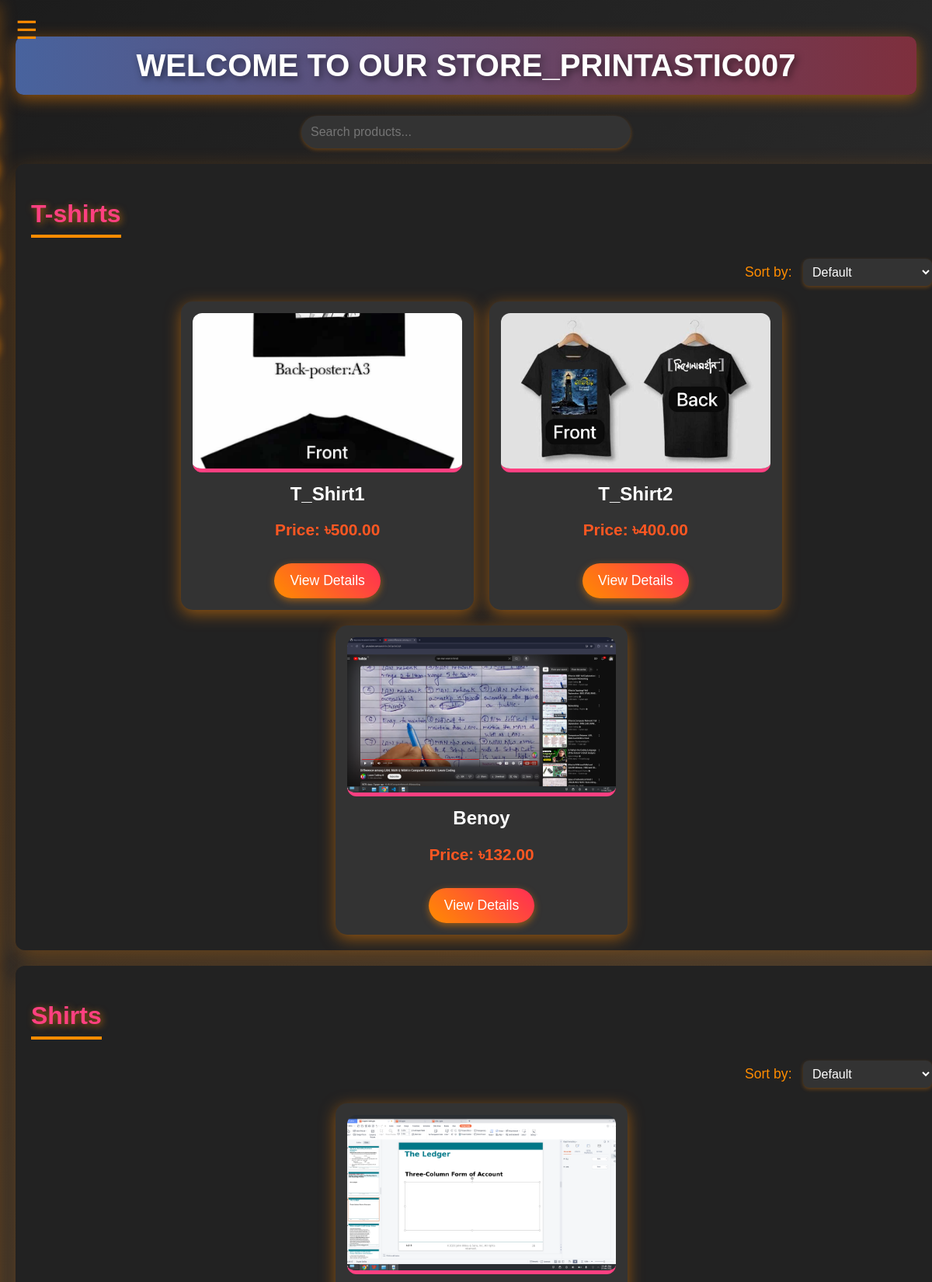
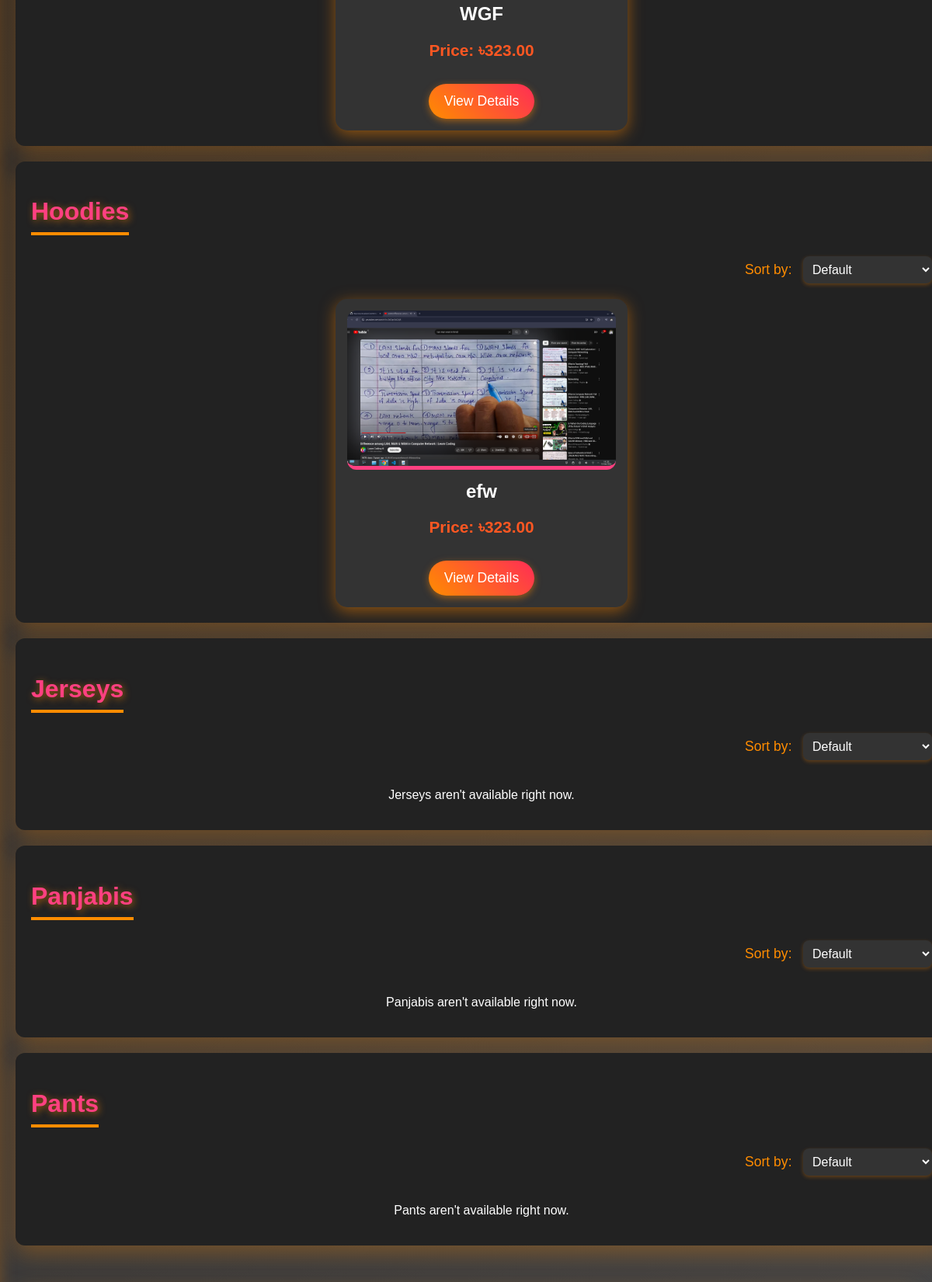
The page / (upper part) on the database its author committed (2 pictures, top to bottom).
### store/models.py (models this page shows, shortened)
class Product(models.Model):
    CATEGORY_CHOICES = [
        ('T-Shirts', 'T-Shirts'),
        ('Shirt', 'Shirt'),
        ('Hoodie', 'Hoodie'),
        ('Jersey', 'Jersey'),
        ('Panjabi', 'Panjabi'),
        ('Pant', 'Pant'),
    ]
    name = models.CharField(max_length=255)
    category = models.CharField(max_length=50, choices=CATEGORY_CHOICES)
    image = models.ImageField(upload_to='products/')
    price = models.DecimalField(max_digits=10, decimal_places=2)
    description = models.TextField()

### store/views.py (the view)
# urls.py: path('', views.home, name='home'),
def home(request):
    shirts = Product.objects.filter(category="Shirt")
    t_shirts = Product.objects.filter(category="T-Shirts")
    hoodies = Product.objects.filter(category="Hoodie")
    jerseys = Product.objects.filter(category="Jersey")
    panjabis = Product.objects.filter(category="Panjabi")
    pants = Product.objects.filter(category="Pant")
    context = {
        'shirts': shirts,
        't_shirts': t_shirts,
        'hoodies': hoodies,
        'jerseys': jerseys,
        'panjabis': panjabis,
        'pants': pants,
    }
    return render(request, 'store/home.html', context)

### store/templates/store/home.html (shortened to what this page needs)
<!DOCTYPE html>
<html lang="en">
<head>
</head>
<body>
    <div class="hamburger-icon" onclick="toggleSidebar()">☰</div>
    <div class="container">
        <h1>WELCOME TO OUR STORE_PRINTASTIC007</h1>
        <div class="search-bar">
            <input type="text" placeholder="Search products..." oninput="filterProducts(this.value)">
        </div>
        <section id="t-shirts" class="category">
            <h2>T-shirts</h2>
            <div class="sort-options">
                <label for="sort-t-shirts">Sort by:</label>
                <select id="sort-t-shirts" onchange="sortProducts('t-shirts', this.value)">
                    <option value="default">Default</option>
                </select>
            </div>
            <div class="product-list">
                {% for product in t_shirts %}
                    <div class="product-item">
                        <img src="{{ product.image.url }}" alt="{{ product.name }}">
                        <h3>{{ product.name }}</h3>
                        <p>Price: ৳{{ product.price }}</p>
                        <a href="{% url 'product_detail' product.id %}" class="btn">View Details</a>
                    </div>
                {% empty %}
                    <p>T-shirts aren't available right now.</p>
                {% endfor %}
            </div>
        </section>
        <section id="shirts" class="category">
            <h2>Shirts</h2>
            <div class="sort-options">
                <label for="sort-shirts">Sort by:</label>
                <select id="sort-shirts" onchange="sortProducts('shirts', this.value)">
                    <option value="default">Default</option>
                </select>
            </div>
            <div class="product-list">
                {% for product in shirts %}
                    <div class="product-item">
                        <img src="{{ product.image.url }}" alt="{{ product.name }}">
                        <h3>{{ product.name }}</h3>
                        <p>Price: ৳{{ product.price }}</p>
                        <a href="{% url 'product_detail' product.id %}" class="btn">View Details</a>
                    </div>
                {% empty %}
                    <p>Shirts aren't available right now.</p>
                {% endfor %}
            </div>
        </section>
        <section id="hoodies" class="category">
            <h2>Hoodies</h2>
            <div class="sort-options">
                <label for="sort-hoodies">Sort by:</label>
                <select id="sort-hoodies" onchange="sortProducts('hoodies', this.value)">
                    <option value="default">Default</option>
                </select>
            </div>
            <div class="product-list">
                {% for product in hoodies %}
                    <div class="product-item">
                        <img src="{{ product.image.url }}" alt="{{ product.name }}">
                        <h3>{{ product.name }}</h3>
                        <p>Price: ৳{{ product.price }}</p>
                        <a href="{% url 'product_detail' product.id %}" class="btn">View Details</a>
                    </div>
                {% empty %}
                    <p>Hoodies aren't available right now.</p>
                {% endfor %}
            </div>
        </section>
        <section id="jerseys" class="category">
            <h2>Jerseys</h2>
            <div class="sort-options">
                <label for="sort-jerseys">Sort by:</label>
                <select id="sort-jerseys" onchange="sortProducts('jerseys', this.value)">
                    <option value="default">Default</option>
                </select>
            </div>
            <div class="product-list">
                {% for product in jerseys %}
                    <div class="product-item">
                        <img src="{{ product.image.url }}" alt="{{ product.name }}">
                        <h3>{{ product.name }}</h3>
                        <p>Price: ৳{{ product.price }}</p>
                        <a href="{% url 'product_detail' product.id %}" class="btn">View Details</a>
                    </div>
                {% empty %}
                    <p>Jerseys aren't available right now.</p>
                {% endfor %}
            </div>
        </section>
        <section id="panjabis" class="category">
            <h2>Panjabis</h2>
            <div class="sort-options">
                <label for="sort-panjabis">Sort by:</label>
                <select id="sort-panjabis" onchange="sortProducts('panjabis', this.value)">
                    <option value="default">Default</option>
                </select>
            </div>
            <div class="product-list">
                {% for product in panjabis %}
                    <div class="product-item">
                        <img src="{{ product.image.url }}" alt="{{ product.name }}">
                        <h3>{{ product.name }}</h3>
                        <p>Price: ৳{{ product.price }}</p>
                        <a href="{% url 'product_detail' product.id %}" class="btn">View Details</a>
                    </div>
                {% empty %}
                    <p>Panjabis aren't available right now.</p>
                {% endfor %}
            </div>
        </section>
        <section id="pants" class="category">
            <h2>Pants</h2>
            <div class="sort-options">
                <label for="sort-pants">Sort by:</label>
                <select id="sort-pants" onchange="sortProducts('pants', this.value)">
                    <option value="default">Default</option>
                </select>
            </div>
            <div class="product-list">
                {% for product in pants %}
                    <div class="product-item">
                        <img src="{{ product.image.url }}" alt="{{ product.name }}">
                        <h3>{{ product.name }}</h3>
                        <p>Price: ৳{{ product.price }}</p>
                        <a href="{% url 'product_detail' product.id %}" class="btn">View Details</a>
                    </div>
                {% empty %}
                    <p>Pants aren't available right now.</p>
                {% endfor %}
            </div>
        </section>
    </div>
</body>
</html>

### store/templates/store/home.html (style rules this page uses)
body { font-family: 'Poppins', sans-serif; background: linear-gradient(135deg, #1c1c1c, #484848); color: #fff; margin: 0; padding: 0; overflow-x: hidden; }
.container { max-width: 1200px; margin: 0 auto; padding: 20px; position: relative; }
h1 { background: linear-gradient(90deg, rgb(72, 99, 158), rgb(126, 47, 61)); padding: 15px; border-radius: 10px; box-shadow: 0 5px 20px rgba(255, 136, 0, 0.5); font-size: 2.5em; font-weight: 600; text-shadow: 3px 3px 10px rgba(0, 0, 0, 0.5); animation: glow 1.5s infinite alternate; text-align: center; }
.hamburger-icon { position: fixed; left: 20px; top: 20px; font-size: 2em; cursor: pointer; z-index: 1001; color: #ff8c00; transition: color 0.3s ease-in-out; }
.search-bar { margin: 20px 0; text-align: center; }
.search-bar input { width: 80%; max-width: 400px; padding: 12px; border: none; border-radius: 25px; font-size: 1em; background: #333; color: white; box-shadow: 0 2px 5px rgba(255, 136, 0, 0.3); transition: all 0.3s ease-in-out; }
.sort-options { margin-bottom: 20px; text-align: right; }
.sort-options label { color: #ff8c00; font-size: 1.1em; margin-right: 10px; }
.sort-options select { padding: 8px; border-radius: 8px; background: #333; color: white; border: none; font-size: 1em; box-shadow: 0 2px 5px rgba(255, 136, 0, 0.3); transition: all 0.3s ease-in-out; }
.category { width: 100%; margin: 20px 0; padding: 20px; background: #222; border-radius: 12px; box-shadow: 0 10px 30px rgba(255, 136, 0, 0.3); transition: transform 0.3s ease-in-out, box-shadow 0.3s ease-in-out; }
h2 { color: #ff4081; font-size: 2em; border-bottom: 4px solid #ff8c00; display: inline-block; padding-bottom: 8px; text-shadow: 2px 2px 10px rgba(255, 136, 0, 0.6); }
.product-list { display: flex; flex-wrap: wrap; justify-content: center; gap: 20px; }
.product-item { background: #333; border-radius: 15px; box-shadow: 0 5px 20px rgba(255, 136, 0, 0.5); text-align: center; padding: 15px; width: calc(33.333% - 40px); transition: transform 0.3s ease-in-out, box-shadow 0.3s ease-in-out; }
.product-item img { width: 100%; height: 200px; object-fit: cover; border-bottom: 5px solid #ff4081; border-radius: 12px; transition: transform 0.3s ease-in-out; }
.product-item h3 { color: #fff; font-size: 1.5em; margin: 10px 0; }
.product-item p { color: #ff5722; font-size: 1.3em; font-weight: bold; }
.btn { display: inline-block; margin-top: 10px; padding: 12px 20px; background: linear-gradient(45deg, #ff8c00, #ff2d55); color: white; text-decoration: none; border-radius: 25px; font-size: 1.1em; transition: all 0.3s ease-in-out; box-shadow: 0px 3px 10px rgba(255, 136, 0, 0.5); }

### rows shown on the page
Product: image (picture), name "T_Shirt1", price "500.00"
Product: image (picture), name "T_Shirt2", price "400.00"
Product: image (picture), name "Benoy", price "132.00"
Product: image (picture), name "WGF", price "323.00"
Product: image (picture), name "efw", price "323.00"
